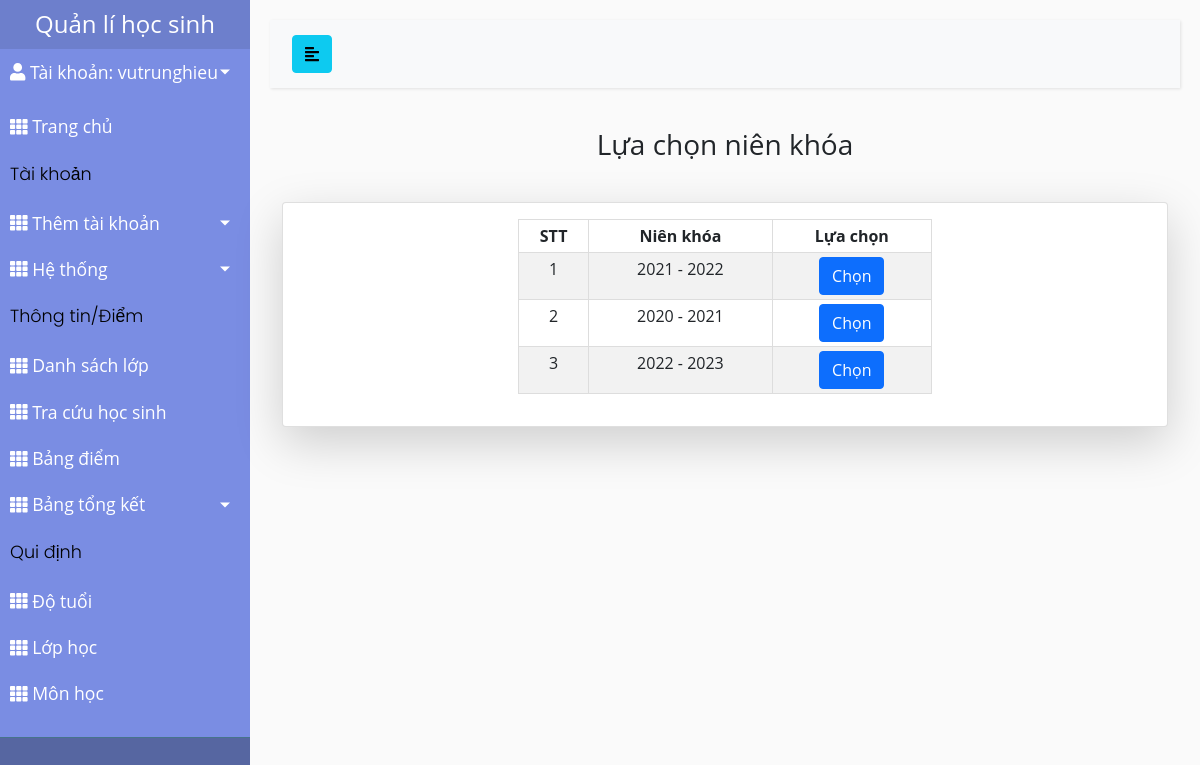
The page /danhsachlop/nienkhoa (signed in) on the database its author committed.
### studentMan/models.py (models this page shows, shortened)
class CustomUser(AbstractUser):
    USER_TYPE = (('1', "Admin"), ('2', "Teacher"), ('3', "Student"))
    SEX_CATELOGY = [("1", "Nam"), ("0", "Nữ")]
    now = datetime.now().strftime('%Y-%m-%d')
    username = models.CharField(max_length=200, unique=True)
    role = models.CharField(default='1', choices=USER_TYPE, max_length=1)
    is_active = models.BooleanField(default=True)
    is_staff = models.BooleanField(default=False)
    is_superuser = models.BooleanField(default=False)
    name = models.CharField(default='', max_length=200)
    dateOfBirth = models.DateTimeField(default=datetime.strptime(now,'%Y-%m-%d'))
    sex = models.CharField(default='1', choices=SEX_CATELOGY,max_length=1)
    phone = models.CharField(default='', max_length=20)
    email = models.EmailField(default='')
    address = models.TextField(default='')
    USERNAME_FIELD = "username"
    REQUIRED_FIELDS = []
    objects = CustomUserManager()
    def __str__(self):
        return self.username

class Age(models.Model):
    year = models.CharField(max_length=200, unique=True)
    max_age = models.IntegerField(null=False)
    min_age = models.IntegerField(null=False)

### studentMan/decorators.py (the view)
        def wrapper_func(request, *args, **kwargs):
            role = CustomUser.objects.get(username=request.user.username).role
            if role:
                role = CustomUser.USER_TYPE[int(role) - 1][1]
            if role in allowed_roles:
                return view_func(request, *args, **kwargs)
            else:
                return HttpResponse('You are not authorized to view this page')

### studentMan/context_processors.py (called while the page is built)
def get_role(request):
    user = CustomUser.objects.filter(username=request.user.username)
    role = ""
    if len(user) != 0:
        role = CustomUser.USER_TYPE[int(user[0].role) - 1][1]
    return {'role': role}

### studentMan/views.py (called while the page is built)
@allowed_users(allowed_roles=['Admin'])
@login_required(login_url='login')
def chonNienKhoaLop(request):
    form = YearForm()
    age = Age.objects.all()
    context = {
        'form': form,
        'age': age
    }
    return render(request, 'admin_template/chonNienKhoaLop.html', context=context)

### studentMan/templates/admin_template/chonNienKhoaLop.html (shortened to what this page needs)
{% extends 'studentMan/base.html' %}
{% load static %}
{% block content %}
    <h3 class="label">Lựa chọn niên khóa</h3>
    <div class="card card-body shadow-lg">
        <div class="jus_center row">
            <div class='col-lg-6'>
                <table class="table table-sm">
                    <tr>
                        <th>STT</th>
                        <th>Niên khóa</th>
                        <th>Lựa chọn</th>
                    </tr>
                    {% for y in age %}
                        <tr>
                            <td>{{ forloop.counter }}</td>
                            <td>{{y.year}}</td>
                            <td>
                                <a href="{% url 'lapDSLop' y.id %}" class="btn btn-primary">Chọn</a>
                            </td>
                        </tr>
                    {% endfor %}
                </table>
            </div>
        </div>
    </div>
{% endblock content %}

### studentMan/templates/studentMan/sidebar_template.html (shortened to what this page needs)
{% load static %}
<aside>
    <div class="sidebar-header" style="padding: 10px 20px">
        <a href="{% url 'admin_home' %}" class="brand-link">
            <h4 class="HEADER" style="margin: 0">Quản lí học sinh</h4>
        </a>
    </div>
    <link rel="stylesheet" href="{% static './css/roles.css' %}">
    <nav>
        <ul class="list-unstyled components">
            <li class="info">
                <a href="#profileMunu" data-toggle="collapse" aria-expanded="false" class="dropdown-toggle mb-2">
                    <i class="nav-icon fas fa-user"></i>
                    Tài khoản: {{user}}
                </a>
            </li>
            {% if role == 'Admin' %}
                <li>
                    {% url 'admin_home' as admin_home %}
                    <a href="{{ admin_home }}" class="{% if admin_home == request.path %} active {% endif %}">
                        <i class="nav-icon fas fa-th"></i>
                        <span>
                            Trang chủ
                        </span>
                    </a>
                </li>
                <div class="sidebar-content"><p>Tài khoản</p></div>
                <li>
                    <a href="#accountSubmenu" data-toggle="collapse" aria-expanded="false" class="dropdown-toggle">
                        <i class="nav-icon fas fa-th"></i>
                        <span>
                            Thêm tài khoản
                        </span>
                    </a>
                </li>
                <li>
                    <a href="#listAccountSubmenu" data-toggle="collapse" aria-expanded="false" class="dropdown-toggle">
                        <i class="nav-icon fas fa-th"></i>
                            <span>Hệ thống</span>
                    </a>
                </li>
            {% endif %}
            <div class="sidebar-content"><p>Thông tin/Điểm</p></div>
            {% if role == 'Admin' or role == 'Teacher' %}
                <li>
                    {% url 'dsLop' as dsLop %}
                    <a href="{{ dsLop }}" class="{% if dsLop == request.path %} active {% endif %}">
                        <i class="nav-icon fas fa-th"></i>
                        <span>Danh sách lớp</span>
                    </a>
                </li>
            {%endif%}
            {% if role == 'Admin' or role == 'Teacher' %}
                <li>
                    {% url 'chonNienKhoaTraCuu' as chonNienKhoaTraCuu %}
                    <a href="{{ chonNienKhoaTraCuu }}"
                        class="{% if chonNienKhoaTraCuu == request.path %} active {% endif %}">
                        <i class="nav-icon fas fa-th"></i>
                        <span>
                    Tra cứu học sinh
                </span>
                    </a>
                </li>
            {% endif %}
            {% if role == 'Admin' %}
                <li>
                    {% url 'bangDiem' as bangDiem %}
                    <a href="{{ bangDiem }}"
                        class="{% if bangDiem == request.path %} active {% endif %}">
                        <i class="nav-icon fas fa-th"></i>
                        <span>
                        Bảng điểm
                    </span>
                    </a>
                </li>
            {%endif%}
            {% if role == 'Admin' %}
            <li>
                <a href="#summarySubmenu" data-toggle="collapse" aria-expanded="false" class="dropdown-toggle">
                    <i class="nav-icon fas fa-th"></i>
                    <span>
                    Bảng tổng kết
                </span>
                </a>
            </li>
            {%endif%}
            {% if role == 'Admin' %}
                <div class="sidebar-content"><p>Qui định</p></div>
                <li class="nav-item">
                    {% url 'quanLiTuoi' as quan_li_do_tuoi %}
                    <a href="{{ quan_li_do_tuoi }}"
                        class="{% if quan_li_do_tuoi == request.path %} active {% endif %}">
                        <i class="nav-icon fas fa-th"></i>
                        <span>Độ tuổi</span>
                    </a>
                </li>
                <li class="nav-item">
                    {% url 'quanLiLop' as quan_li_lop_hoc %}
                    <a href="{{ quan_li_lop_hoc }}"
                        class="{% if quan_li_lop_hoc == request.path %} active {% endif %}">
                        <i class="nav-icon fas fa-th"></i>
                        <span>Lớp học</span>
                    </a>
                </li>
                <li class="nav-item">
                    {% url 'quanLiMon' as quan_li_mon_hoc %}
                    <a href="{{ quan_li_mon_hoc }}"
                        class="{% if quan_li_mon_hoc == request.path %} active {% endif %}">
                        <i class="nav-icon fas fa-th"></i>
                        <span>Môn học</span>
                    </a>
                </li>
            {% endif %}
        </ul>
    </nav>
</aside>

### static/css/styles.css (style rules this page uses)
.jus_center { justify-content: center; }
body { font-family: "Open Sans", sans-serif; background: #fafafa; position: relative }
p { font-family: 'Poppins', sans-serif; font-size: 1.1em; font-weight: 300; line-height: 1.7em; color: #999; }
a, a:hover, a:focus { color: inherit; text-decoration: none; transition: all 0.3s; }
#sidebar .sidebar-header { padding: 20px; background: #6d7fcc; }
#sidebar .sidebar-content { color: #000; }
#sidebar ul.components { padding: 20px 0; border-bottom: 1px solid #47748b; }
#sidebar ul p { color: #000; padding: 10px; margin-bottom: 0; }
#sidebar ul li a { padding: 10px; font-size: 1.1em; display: block; }
a[data-toggle="collapse"] { position: relative; }
.dropdown-toggle::after { display: block; position: absolute; top: 50%; right: 20px; transform: translateY(-50%); }
#content .label { text-align: center; margin-bottom: 40px; }

### static/css/styles_table.css (style rules this page uses)
table, td, th { border: 1px solid #ddd; text-align: center; }
table { border-collapse: collapse; width: 100%; }
th, td { padding: 15px; }
tr:nth-child(even) { background-color: #f2f2f2; }

### static/css/roles.css (style rules this page uses)
.HEADER { text-align: center; }
.list-unstyled.components { padding-top: 0 !important; background-color: #7A8DE3FF; }

### rows shown on the page
CustomUser: username "vutrunghieu"
Age: year "2021 - 2022"
Age: year "2020 - 2021"
Age: year "2022 - 2023"
